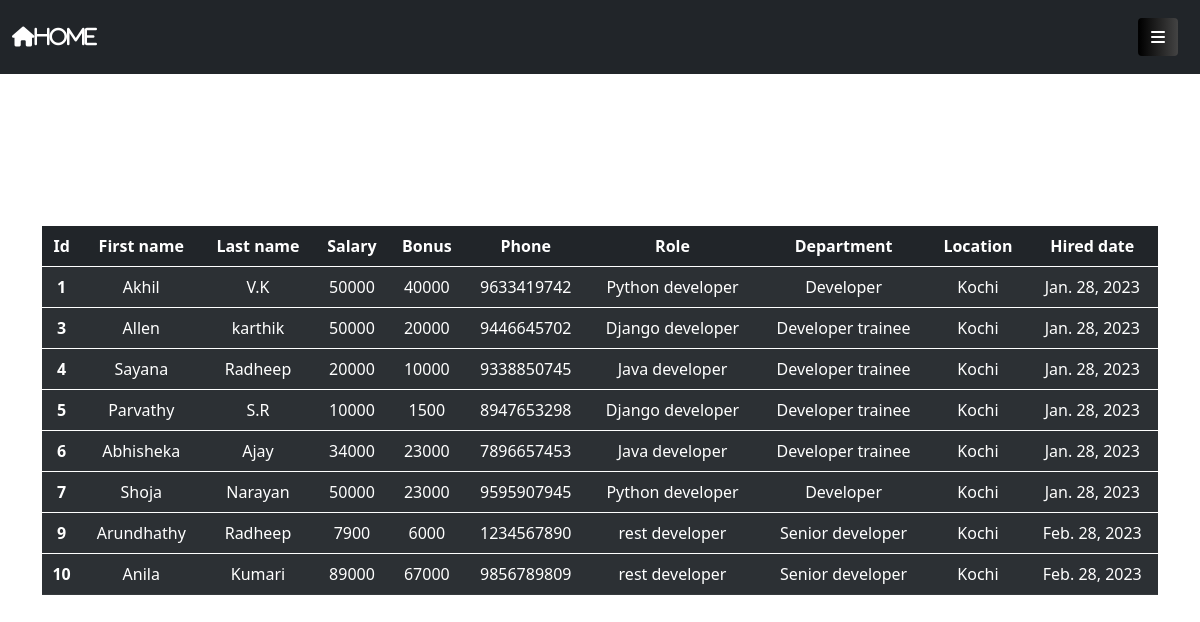
Page /empapp/allemp/ on the committed database.
### empapp/models.py (models this page shows, shortened)
class employee(models.Model):
    firstname = models.CharField(max_length=50,null=False)
    lastname = models.CharField(max_length=50)
    dept = models.ForeignKey(department,on_delete=models.CASCADE)
    salary = models.IntegerField()
    bonus = models.IntegerField()
    role = models.ForeignKey(Role, on_delete=models.CASCADE)
    phone = models.IntegerField()
    hiredate = models.DateField()

class Role(models.Model):
    name = models.CharField(max_length=100,null=False)

class department(models.Model):
    name = models.CharField(max_length=100,null=False)
    location = models.CharField(max_length=50)

### empapp/views.py (the view)
# urls.py: path('allemp/', allemp),
def allemp(request):
    emp = employee.objects.all()
    return render(request, 'allemp.html', {'emp': emp})

### empapp/templates/allemp.html (shortened to what this page needs)
<!DOCTYPE html>
<html lang="en">
<head>
    <link href="https://cdn.jsdelivr.net/npm/bootstrap@5.0.2/dist/css/bootstrap.min.css" rel="stylesheet"
>
</head>
<body>
<nav class="navbar navbar-light bg-dark">
    <div class="container-fluid">
        <a class="navbar-brand" href="http://127.0.0.1:8000/empapp/home/" style="color:white"><strong><i
                class="fa-solid fa-house">home</i> </strong></a>
        <button class="btn" type="button" data-bs-toggle="offcanvas" data-bs-target="#offcanvasRight"
                aria-controls="offcanvasRight"><i class="fa-solid fa-bars" style="color:white"></i>
        </button>
    </div>
</nav>
<div class="container text-dark text-center mt-4">
    <h1 style="color:white"><strong>EMPLOYEE DETAILS</strong></h1>
    <br>
    <br>
    <br>
    <table class="table table-dark table-striped" width="1200px">
        <thead>
        <tr>
            <th scope="col">Id</th>
            <th scope="col">First name</th>
            <th scope="col">Last name</th>
            <th scope="col">Salary</th>
            <th scope="col">Bonus</th>
            <th scope="col">Phone</th>
            <th scope="col">Role</th>
            <th scope="col">Department</th>
            <th scope="col">Location</th>
            <th scope="col">Hired date</th>
        </tr>
        </thead>
        <tbody>
        {% for i in emp %}
        <tr>
            <th>{{i.id}}</th>
            <td>{{i.firstname}}</td>
            <td>{{i.lastname}}</td>
            <td>{{i.salary}}</td>
            <td>{{i.bonus}}</td>
            <td>{{i.phone}}</td>
            <td>{{i.role.name}}</td>
            <td>{{i.dept.name}}</td>
            <td>{{i.dept.location}}</td>
            <td>{{i.hiredate}}</td>
        </tr>
        </tbody>
        {% endfor %}
    </table>
</div>
</body>
</html>

### empapp/templates/allemp.html (style rules this page uses)
body { background-image:url("https://i.pinimg.com/474x/03/60/8a/03608ac4e85f5e4387255f5c3599b784.jpg"); }
.btn { background-image: linear-gradient(to right, #000000 0%, #434343 51%, #000000 100%); margin: 10px; padding: 15px 45px; text-align: center; text-transform: uppercase; transition: 0.5s; background-size: 200% auto;  box-shadow: 0 0 20px #eee; border-radius: 10px; display: block; }

### rows in the picture
employee: id "1", firstname "Akhil", lastname "V.K", salary "50000", bonus "40000", phone "9633419742", role.name "Python developer", dept.name "Developer", dept.location "Kochi", hiredate "Jan. 28, 2023"
employee: id "3", firstname "Allen", lastname "karthik", salary "50000", bonus "20000", phone "9446645702", role.name "Django developer", dept.name "Developer trainee", dept.location "Kochi", hiredate "Jan. 28, 2023"
employee: id "4", firstname "Sayana", lastname "Radheep", salary "20000", bonus "10000", phone "9338850745", role.name "Java developer", dept.name "Developer trainee", dept.location "Kochi", hiredate "Jan. 28, 2023"
employee: id "5", firstname "Parvathy", lastname "S.R", salary "10000", bonus "1500", phone "8947653298", role.name "Django developer", dept.name "Developer trainee", dept.location "Kochi", hiredate "Jan. 28, 2023"
employee: id "6", firstname "Abhisheka", lastname "Ajay", salary "34000", bonus "23000", phone "7896657453", role.name "Java developer", dept.name "Developer trainee", dept.location "Kochi", hiredate "Jan. 28, 2023"
employee: id "7", firstname "Shoja", lastname "Narayan", salary "50000", bonus "23000", phone "9595907945", role.name "Python developer", dept.name "Developer", dept.location "Kochi", hiredate "Jan. 28, 2023"
employee: id "9", firstname "Arundhathy", lastname "Radheep", salary "7900", bonus "6000", phone "1234567890", role.name "rest developer", dept.name "Senior developer", dept.location "Kochi", hiredate "Feb. 28, 2023"
employee: id "10", firstname "Anila", lastname "Kumari", salary "89000", bonus "67000", phone "9856789809", role.name "rest developer", dept.name "Senior developer", dept.location "Kochi", hiredate "Feb. 28, 2023"
